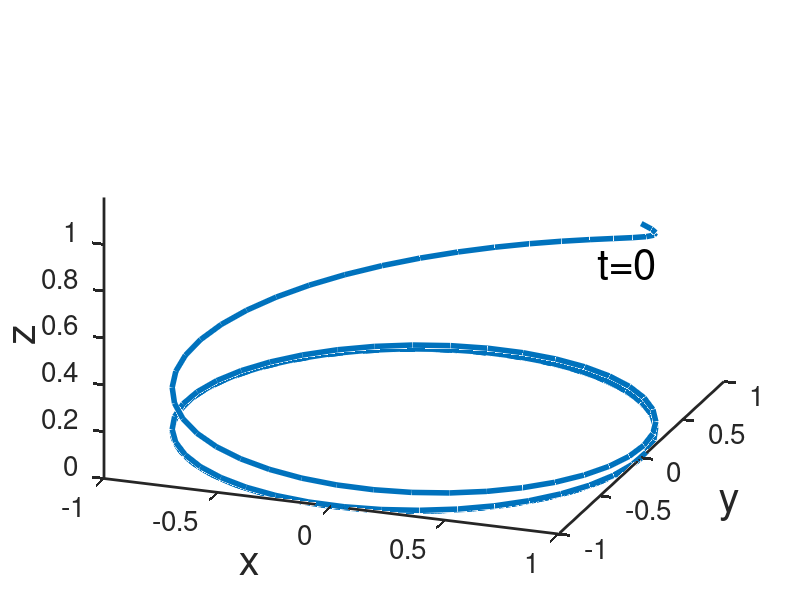

This chart was generated by the following MATLAB code:
x = linspace(0, 10*pi, 200)';

f = [cos(x), sin(x), exp(-0.5*x)];

plot3(f(:,1), f(:,2), f(:,3), "linewidth", 4)

set(gca, "linewidth", 2, "fontsize", 20);

set(gca, "xlabel", text("string", "x", "fontsize", 30))

set(gca, "ylabel", text("string", "y", "fontsize", 30))

set(gca, "zlabel", text("string", "z","fontsize", 30))

set(gca, "zlim", [0 1.2])

text(0.9, -0.25, 0.9, "t=0", "fontsize", 30)

view(20, 30)

colormap('bone')
